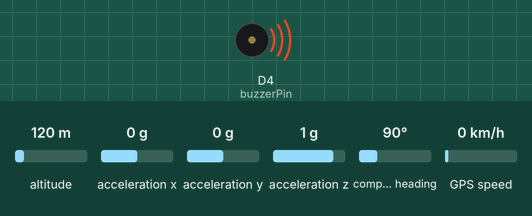
The sketch below on a simulated Arduino Nano RP2040 Connect. Shown: buzzer (waves = sounding, pin HIGH). Inputs (shaded band) come from the test bench; at power-on: altitude 120 m, acceleration x 0 g, acceleration y 0 g, acceleration z 1 g, compass heading 90°, GPS speed 0 km/h. WiFi joins after 1.5 s; servers stay silent unless stated; the GPS gets a fix after 3 s at 37.7749, -122.4194 with 8 satellites; what the sketch prints to the serial monitor is not drawn.

Above: at 0.1 s.
At 1.8 s:
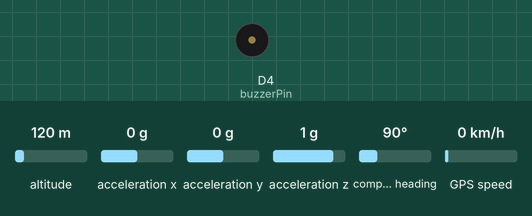
Timing chart, 0 to 3.3 s (numbered marks = the images above):
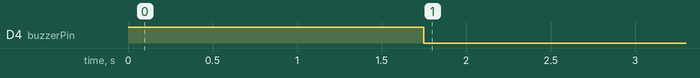

The sketch:

Fall_Detection.ino
```cpp
#define BLYNK_TEMPLATE_ID "TMPL3WPtQ3oU_"
#define BLYNK_TEMPLATE_NAME "Chitrak K9"
#define BLYNK_AUTH_TOKEN "aWIrwZdrvlclc8DFT43tPf7rvs0CrClz"

#include <Arduino_LSM6DSOX.h>
#include <WiFiNINA.h>
#include <BlynkSimpleWiFiNINA.h>
#include <TinyGPSPlus.h>
#include <math.h>

// WiFi Credentials
char ssid[] = "wifi-ssid";       // <-- REPLACE with your WiFi name
char pass[] = "wifi-password";   // <-- REPLACE with your WiFi password

// GPS
#define gpsSerial Serial1
TinyGPSPlus gps;

// Buzzer
const int buzzerPin = 4;

// Fall Detection
const int FALL_SAMPLE_SIZE = 7;
float accelData[FALL_SAMPLE_SIZE] = {0};
int fallSampleIndex = 0;
const float FALL_THRESHOLD = 0.35;

// Orientation
float roll = 0;
const float RADIANS_TO_DEGREES = 57.2957795f;

void setup() {
  Serial.begin(115200);
  gpsSerial.begin(9600);

  pinMode(buzzerPin, OUTPUT);
  digitalWrite(buzzerPin, HIGH);
  delay(1750);
  digitalWrite(buzzerPin, LOW);

  if (!IMU.begin()) {
    Serial.println("Failed to initialize IMU!");
    while (1);
  }

  WiFi.setTimeout(10000);
  WiFi.setHostname("ChitrakK9");
  Blynk.begin(BLYNK_AUTH_TOKEN, ssid, pass);

  Serial.println("System Initialized.");
}

void calculateRoll(float ax, float ay, float az) {
  roll = atan2(ax, az) * RADIANS_TO_DEGREES;
}

void checkForFall(float ax, float ay, float az) {
  float a_net = sqrt(ax * ax + ay * ay + az * az);
  accelData[fallSampleIndex] = a_net;
  fallSampleIndex = (fallSampleIndex + 1) % FALL_SAMPLE_SIZE;

  float sum = 0, mean = 0, variance = 0;
  for (int i = 0; i < FALL_SAMPLE_SIZE; i++) sum += accelData[i];
  mean = sum / FALL_SAMPLE_SIZE;
  for (int i = 0; i < FALL_SAMPLE_SIZE; i++) variance += pow(accelData[i] - mean, 2);
  variance /= FALL_SAMPLE_SIZE;
  variance -= 0.2;  // calibration offset

  if (variance > FALL_THRESHOLD) {
    Serial.print("Fall detected! Variance: ");
    Serial.println(variance);

    Blynk.virtualWrite(V0, "🚨 FALL DETECTED");
    Blynk.logEvent("fall_alert", "🚨 Fall detected by Chitrak K9!");

    for (int i = 0; i < 3; i++) {
      digitalWrite(buzzerPin, HIGH);
      delay(200);
      digitalWrite(buzzerPin, LOW);
      delay(100);
    }
  } else {
    Blynk.virtualWrite(V0, "System Normal");
  }

  Blynk.virtualWrite(V1, variance);
}

void readGPS() {
  while (gpsSerial.available()) {
    gps.encode(gpsSerial.read());
  }

  if (gps.location.isUpdated()) {
    double lat = gps.location.lat();
    double lng = gps.location.lng();

    Serial.print("Lat: "); Serial.print(lat, 6);
    Serial.print(" | Lng: "); Serial.println(lng, 6);

    Blynk.virtualWrite(V3, lat);
    Blynk.virtualWrite(V4, lng);
  }
}

void loop() {
  Blynk.run();
  readGPS();

  if (IMU.accelerationAvailable()) {
    float ax, ay, az;
    IMU.readAcceleration(ax, ay, az);

    calculateRoll(ax, ay, az);
    checkForFall(ax, ay, az);

    Blynk.virtualWrite(V2, roll);

    Serial.print("Roll: ");
    Serial.print(roll, 1);
    Serial.println("°");
  }

  delay(50);
}
```
